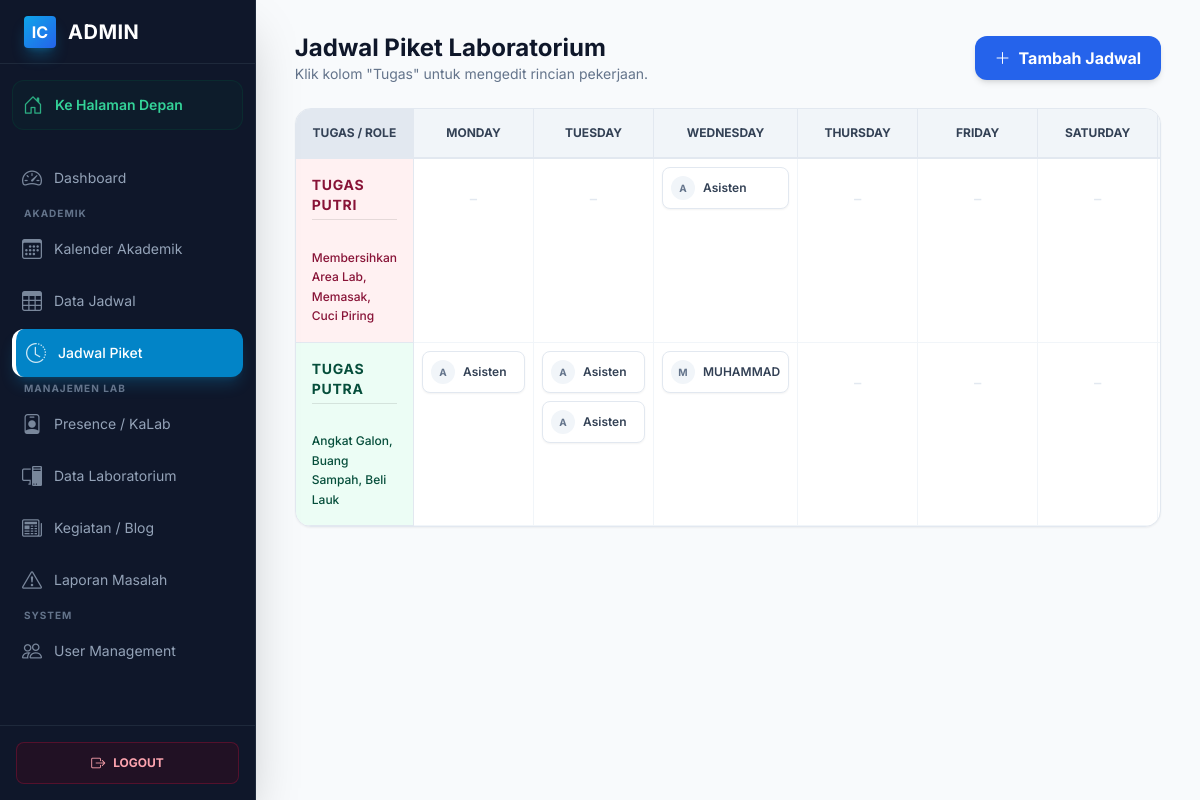
The app's page /public/admin/assistant-schedules (signed in) with its own data.
### tables this page shows
CREATE TABLE `assistant_schedules` (
  `id` int(11) NOT NULL AUTO_INCREMENT,
  `user_id` int(11) NOT NULL,
  `group_type` enum('putra','putri') NOT NULL DEFAULT 'putra',
  `day` enum('Monday','Tuesday','Wednesday','Thursday','Friday','Saturday','Sunday') NOT NULL,
  `job_role` varchar(100) NOT NULL,
  PRIMARY KEY (`id`),
  KEY `user_id` (`user_id`),
  CONSTRAINT `assistant_schedules_ibfk_1` FOREIGN KEY (`user_id`) REFERENCES `users` (`id`) ON DELETE CASCADE
);

CREATE TABLE `users` (
  `id` int(11) NOT NULL AUTO_INCREMENT,
  `name` varchar(100) NOT NULL,
  `email` varchar(100) NOT NULL,
  `phone` varchar(20) DEFAULT NULL,
  `password` varchar(255) NOT NULL,
  `role_id` int(11) NOT NULL,
  `status` enum('active','inactive') DEFAULT 'active',
  `created_at` timestamp NOT NULL DEFAULT current_timestamp(),
  PRIMARY KEY (`id`),
  UNIQUE KEY `email` (`email`),
  KEY `idx_users_email` (`email`),
  KEY `idx_users_role` (`role_id`),
  CONSTRAINT `users_ibfk_1` FOREIGN KEY (`role_id`) REFERENCES `roles` (`id`)
);

### app/controllers/AdminController.php (called while the page is built, shortened)
<?php
class AdminController extends Controller
{
    public function listAssistantSchedules()
    {
        $scheduleModel = $this->model('AssistantScheduleModel');
        $settingsModel = $this->model('SettingsModel');
        $rawSchedules = $scheduleModel->getAllWithUser();
        $masterJob = [
            'Putri' => $settingsModel->get('job_putri', 'Belum diatur (Klik untuk edit)'),
            'Putra' => $settingsModel->get('job_putra', 'Belum diatur (Klik untuk edit)')
        ];
        $days = ['Monday', 'Tuesday', 'Wednesday', 'Thursday', 'Friday', 'Saturday', 'Sunday'];
        $matrix = [
            'Putri' => array_fill_keys($days, []),
            'Putra' => array_fill_keys($days, [])
        ];
        foreach ($rawSchedules as $row) {
            $role = $row['job_role'];
            $day  = $row['day'];
            if (isset($matrix[$role][$day])) {
                $matrix[$role][$day][] = $row;
            }
        }
        $data = [
            'matrix' => $matrix,
            'masterJob' => $masterJob,
            'days' => $days
        ];
        $this->view('admin/assistant-schedules/list', $data);
    }
}

### app/core/Router.php (called while the page is built, shortened)
<?php
class Router {
    private $routes = [];
    private $params = [];
    private function addRoute($method, $uri, $controller) {
        $this->routes[] = [
            'method' => $method,
            'uri' => $uri,
            'controller' => $controller
        ];
    }
    public function dispatch() {
        $requestMethod = $_SERVER['REQUEST_METHOD'];
        $requestUri = $this->getRequestUri();
        foreach ($this->routes as $route) {
            if ($route['method'] !== $requestMethod) {
                continue;
            }
            if ($this->matchRoute($route['uri'], $requestUri)) {
                return $this->callController($route['controller']);
            }
        }
    }
    private function getRequestUri() {
        $uri = $_GET['url'] ?? '/';
        $uri = '/' . trim($uri, '/');
        return $uri;
    }
    private function matchRoute($pattern, $uri) {
        $pattern = preg_replace('/\/:([^\/]+)/', '/(?P<$1>[^/]+)', $pattern);
        $pattern = '#^' . $pattern . '$#';
        if (preg_match($pattern, $uri, $matches)) {
            $this->params = array_filter($matches, 'is_string', ARRAY_FILTER_USE_KEY);
            return true;
        }
        return false;
    }
    private function callController($controllerString) {
        list($controllerName, $method) = explode('@', $controllerString);
        $controller = new $controllerName();
        call_user_func_array([$controller, $method], $this->params);
    }
}

### public/index.php (called while the page is built, shortened)
<?php
require_once APP_PATH . '/core/Router.php';
require_once APP_PATH . '/core/Controller.php';
require_once APP_PATH . '/core/Model.php';
require_once APP_PATH . '/config/database.php';
require_once APP_PATH . '/helpers/functions.php';
$router = new Router();
$router->dispatch();

### app/helpers/functions.php (called while the page is built, shortened)
<?php
function e($string) {
    return htmlspecialchars($string, ENT_QUOTES, 'UTF-8');
}
function url($path = '') {
    return BASE_URL . '/' . ltrim($path, '/');
}

### app/config/database.php (called while the page is built, shortened)
<?php
function getDBConnection()
{
    static $pdo = null;
    if ($pdo === null) {
        try {
            $dsn = "mysql:host=" . DB_HOST . ";port=" . DB_PORT . ";dbname=" . DB_NAME . ";charset=" . DB_CHARSET;
            $options = [
                PDO::ATTR_ERRMODE            => PDO::ERRMODE_EXCEPTION,
                PDO::ATTR_DEFAULT_FETCH_MODE => PDO::FETCH_ASSOC,
                PDO::ATTR_EMULATE_PREPARES   => false,
            ];
            $pdo = new PDO($dsn, DB_USER, DB_PASS, $options);
        } catch (PDOException $e) {
            die("Database connection failed: " . $e->getMessage());
        }
    }
    return $pdo;
}

### app/models/SettingsModel.php (called while the page is built, shortened)
<?php
class SettingsModel extends Model
{
    protected $table = 'app_settings';
    public function get($key, $default = '')
    {
        $sql = "SELECT setting_value FROM {$this->table} WHERE setting_key = ?";
        $result = $this->queryOne($sql, [$key]);
        return $result ? $result['setting_value'] : $default;
    }
}

### app/core/Model.php (called while the page is built, shortened)
<?php
class Model {
    protected $db;
    public function __construct() {
        $this->db = getDBConnection();
    }
    public function query($sql, $params = []) {
        $stmt = $this->db->prepare($sql);
        $stmt->execute($params);
        return $stmt->fetchAll();
    }
    public function queryOne($sql, $params = []) {
        $stmt = $this->db->prepare($sql);
        $stmt->execute($params);
        return $stmt->fetch();
    }
}

### app/models/AssistantScheduleModel.php (called while the page is built, shortened)
<?php
class AssistantScheduleModel extends Model
{
    public function getAllWithUser()
    {
        $sql = "SELECT s.*, u.name as assistant_name, u.email
                FROM assistant_schedules s
                JOIN users u ON s.user_id = u.id
                ORDER BY FIELD(day, 'Monday', 'Tuesday', 'Wednesday', 'Thursday', 'Friday', 'Saturday', 'Sunday')";
        return $this->query($sql);
    }
}

### app/views/admin/assistant-schedules/list.php (the view, shortened to what this page needs)
<?php include APP_PATH . '/views/layouts/header.php'; ?>
<div class="antialiased bg-slate-50 min-h-screen">
    <?php include APP_PATH . '/views/layouts/sidebar.php'; ?>
    <main class="p-4 sm:ml-64 pt-8 transition-all duration-300">
        <div class="max-w-[95%] mx-auto">
            <div class="flex justify-between items-center mb-6">
                <div>
                    <h1 class="text-2xl font-bold text-slate-900">Jadwal Piket Laboratorium</h1>
                    <p class="text-slate-500 text-sm">Klik kolom "Tugas" untuk mengedit rincian pekerjaan.</p>
                </div>
                <a href="<?= url('/admin/assistant-schedules/create') ?>"
                    class="bg-blue-600 text-white px-5 py-2.5 rounded-xl font-bold shadow-md hover:bg-blue-700 flex items-center gap-2 transition-all">
                    <i class="bi bi-plus-lg"></i> Tambah Jadwal
                </a>
            </div>
            <div class="bg-white border border-slate-200 rounded-2xl shadow-sm overflow-hidden">
                <div class="overflow-x-auto">
                    <table class="w-full text-sm text-center border-collapse">
                        <thead
                            class="bg-slate-100 text-slate-700 border-b-2 border-slate-200 uppercase text-xs font-bold">
                            <tr>
                                <th class="px-4 py-4 w-1/6 border-r border-slate-200 bg-slate-200">Tugas / Role</th>
                                <?php foreach ($days as $day): ?>
                                <th class="px-2 py-3 border-r border-slate-200 min-w-[120px]"><?= $day ?></th>
                                <?php endforeach; ?>
                            </tr>
                        </thead>
                        <tbody class="divide-y divide-slate-200">
                            <?php foreach (['Putri', 'Putra'] as $role): ?>
                            <?php
                                $theme = ($role == 'Putri') ? 'bg-rose-50 border-rose-100 text-rose-900' : 'bg-emerald-50 border-emerald-100 text-emerald-900';
                                $hover = ($role == 'Putri') ? 'hover:bg-rose-100' : 'hover:bg-emerald-100';
                                $jobText = $masterJob[$role];
                                ?>
                            <tr>
                                <td
                                    class="p-0 border-r border-slate-200 border-b border-slate-100 align-middle relative group">
                                    <button onclick="openJobModal('<?= $role ?>', `<?= e($jobText) ?>`)"
                                        class="w-full h-full min-h-[150px] p-4 text-left flex flex-col justify-center <?= $theme ?> <?= $hover ?> transition-colors">
                                        <span
                                            class="font-bold text-sm uppercase tracking-wider mb-2 border-b border-black/10 pb-1 w-fit">
                                            Tugas <?= $role ?>
                                        </span>
                                        <p class="text-xs font-medium leading-relaxed whitespace-pre-line">
                                            <?= e($jobText) ?>
                                        </p>
                                    </button>
                                </td>
                                <?php foreach ($days as $day): ?>
                                <td
                                    class="p-2 align-top border-r border-slate-100 border-b border-slate-100 h-full relative">
                                    <div class="flex flex-col gap-2 h-full">
                                        <?php if (!empty($matrix[$role][$day])): ?>
                                        <?php foreach ($matrix[$role][$day] as $sched): ?>
                                        <div
                                            class="group/item relative bg-white border border-slate-200 rounded-lg p-2 shadow-sm hover:shadow-md hover:border-blue-400 transition-all text-left">
                                            <div class="flex items-center gap-2">
                                                <div
                                                    class="w-6 h-6 rounded-full bg-slate-100 flex items-center justify-center text-[10px] font-bold text-slate-500">
                                                    <?= substr($sched['assistant_name'], 0, 1) ?>
                                                </div>
                                                <span class="text-xs font-semibold text-slate-700 truncate">
                                                    <?= explode(' ', $sched['assistant_name'])[0] ?>
                                                </span>
                                            </div>
                                        </div>
                                        <?php endforeach; ?>
                                        <?php else: ?>
                                        <span class="text-slate-200 text-2xl font-light mt-4 block">-</span>
                                        <?php endif; ?>
                                    </div>
                                </td>
                                <?php endforeach; ?>
                            </tr>
                            <?php endforeach; ?>
                        </tbody>
                    </table>
                </div>
            </div>
        </div>
    </main>
</div>

### public/assets/css/style.css (style rules this page uses)
:root { --primary-color: #2563eb; --secondary-color: #475569; --success-color: #10b981; --danger-color: #ef4444; --warning-color: #f59e0b; --light-bg: #f8fafc; --dark-text: #1e293b; --border-color: #e2e8f0; }
* { margin: 0; padding: 0; box-sizing: border-box; }
body { font-family: 'Segoe UI', Tahoma, Geneva, Verdana, sans-serif; background-color: var(--light-bg); color: var(--dark-text); line-height: 1.6; }
.text-center { text-align: center; }
.mt-4 { margin-top: 2rem; }

### app/views/layouts/header.php (style rules this page uses)
body { font-family: 'Inter', sans-serif; }

### records on screen
assistant_schedules: user.name "A", user.name "Asisten"
assistant_schedules: user.name "A", user.name "Asisten"
assistant_schedules: user.name "A", user.name "Asisten"
assistant_schedules: user.name "A", user.name "Asisten"
assistant_schedules: user.name "M", user.name "MUHAMMAD"

### other values on screen
$day "MONDAY"
$day "TUESDAY"
$day "WEDNESDAY"
$day "THURSDAY"
$day "FRIDAY"
$day "SATURDAY"
$role "PUTRI"
$jobText "Membersihkan Area Lab, Memasak, Cuci Piring"
$role "PUTRA"
$jobText "Angkat Galon, Buang Sampah, Beli Lauk"
